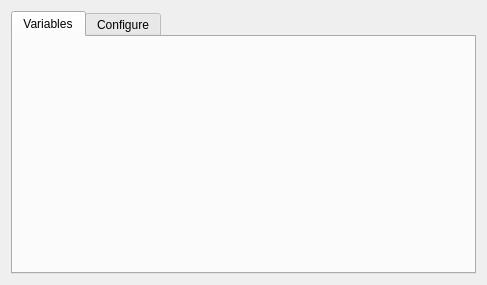
<?xml version="1.0" encoding="UTF-8"?>
<ui version="4.0">
 <class>SignalLoggerPlugin</class>
 <widget class="QWidget" name="SignalLoggerPlugin">
  <property name="geometry">
   <rect>
    <x>0</x>
    <y>0</y>
    <width>487</width>
    <height>285</height>
   </rect>
  </property>
  <property name="windowTitle">
   <string>Signal Logger</string>
  </property>
  <property name="styleSheet">
   <string notr="true"/>
  </property>
  <layout class="QVBoxLayout" name="verticalLayout_2">
   <item>
    <layout class="QVBoxLayout" name="statusBarLayout"/>
   </item>
   <item>
    <widget class="QTabWidget" name="tabWidget">
     <property name="currentIndex">
      <number>0</number>
     </property>
     <widget class="QWidget" name="tabVariables">
      <attribute name="title">
       <string>Variables</string>
      </attribute>
      <layout class="QVBoxLayout" name="verticalLayout_3"/>
     </widget>
     <widget class="QWidget" name="tabConfigure">
      <attribute name="title">
       <string>Configure</string>
      </attribute>
      <layout class="QVBoxLayout" name="verticalLayout_4"/>
     </widget>
    </widget>
   </item>
  </layout>
 </widget>
 <layoutdefault spacing="6" margin="11"/>
 <resources/>
 <connections/>
</ui>
